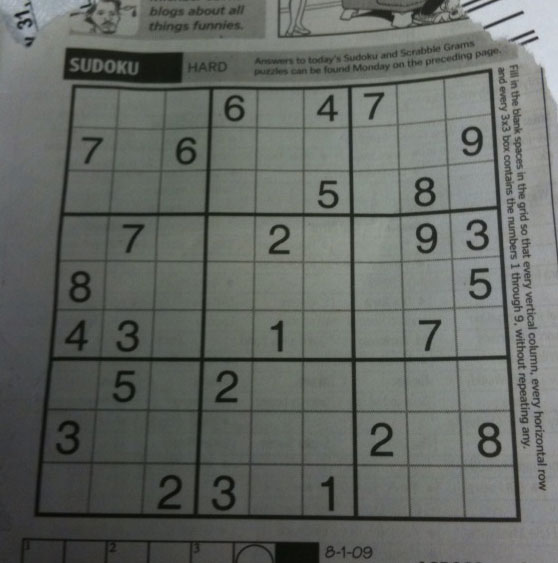
#> input picture sudoku.png, 558 x 563 px, found by its file name
$ python adaptive_thresholding_opencv.py
#> lines starting #> are read from the running program, lines starting #| are printed output that depends on the picture; after the words box and inside, x2 and y2 are one past the last pixel; in counts of white or black regions, pixels touching at a corner belong together
import numpy as np
import cv2
import matplotlib.pyplot as plt

img = cv2.imread("sudoku.png", 0)
#> img: shape (563, 558); min 7, max 218, mean 101.8

_, th1 = cv2.threshold(img, 127, 255, cv2.THRESH_BINARY)
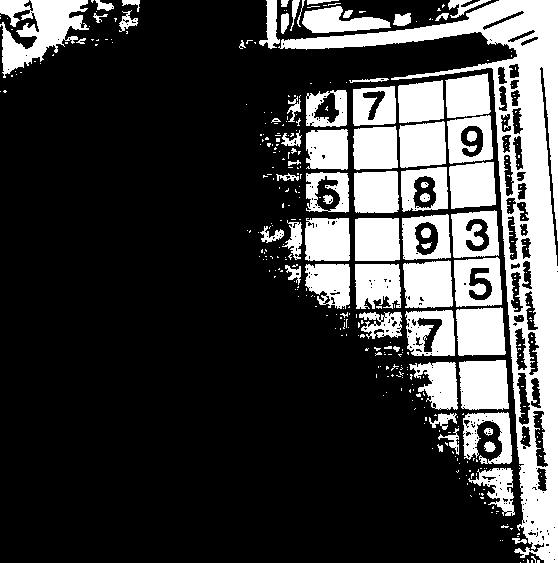
#> th1: shape (563, 558); 25.3% white; 376 white regions (307 under 20 px), largest, box (x1, y1, x2, y2) and area: (278, 0, 558, 563) 25952, (0, 0, 89, 78) 3634, (459, 360, 509, 410) 2273

th2 = cv2.adaptiveThreshold(
    img, 255, cv2.ADAPTIVE_THRESH_MEAN_C, cv2.THRESH_BINARY, 3, 2)
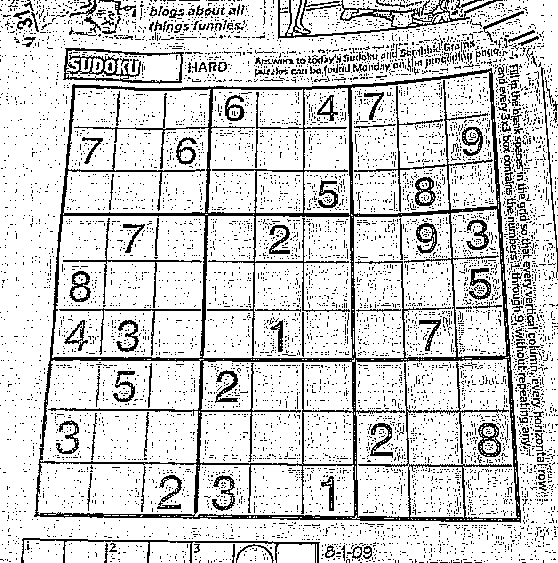
#> th2: shape (563, 558); 82.3% white; black in thin lines or dots

th3 = cv2.adaptiveThreshold(
    img, 255, cv2.ADAPTIVE_THRESH_GAUSSIAN_C, cv2.THRESH_BINARY, 11, 2)
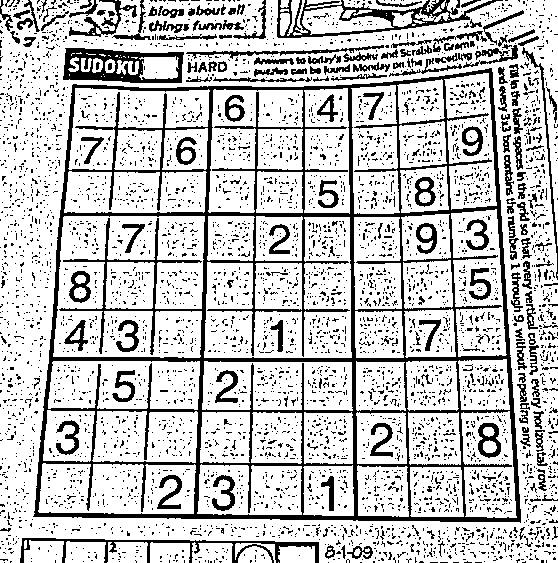
#> th3: shape (563, 558); 77.6% white; 4658 black regions (4444 under 20 px), largest, box (x1, y1, x2, y2) and area: (33, 68, 521, 523) 26610, (277, 0, 503, 38) 2178, (63, 48, 184, 83) 2143

title = ["image", "th1", "th2", "th3"]
image = [img, th1, th2, th3]

for index, (im, tit) in enumerate(zip(image, title)):
    plt.subplot(2, 2,index+ 1)
    plt.title(tit)
    plt.imshow(im,"gray")
    plt.xticks([])
    plt.yticks([])
#> this loop made 4 passes
#> tit on passes 1 to 4: 'image', 'th1', 'th2', 'th3'

plt.show()
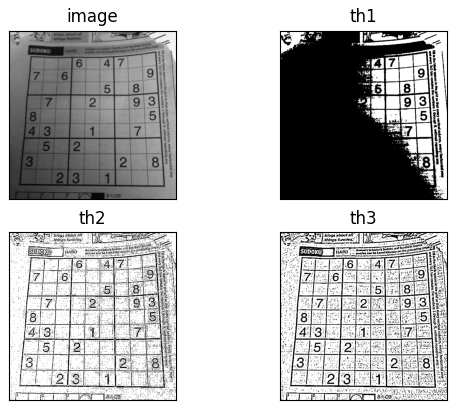
#> figure drawn by matplotlib, 4 panels
# [7 lines of commented-out code are left out]

$ run again, with Noise_salt_and_pepper.png copied over sudoku.png
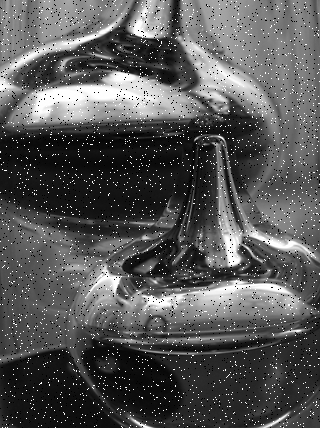
#> input picture Noise_salt_and_pepper.png, 320 x 428 px, found by its file name
#> img is the input picture: shape (428, 320); min 0, max 255, mean 86.8
#> `_, th1 = cv2.threshold(img, 127, 255, cv2.THRESH_BINARY)`:
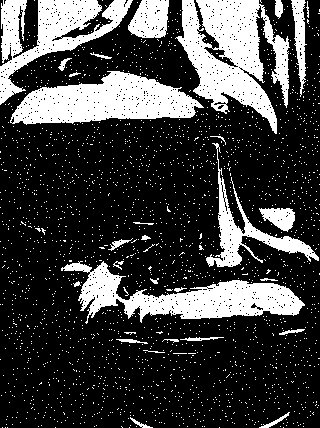
#> th1: shape (428, 320); 25% white; 2256 white regions (2227 under 20 px), largest, box (x1, y1, x2, y2) and area: (175, 0, 290, 134) 8013, (10, 71, 204, 125) 6317, (61, 261, 305, 324) 6138
#> th2: shape (428, 320); 68.9% white; black in thin lines or dots
#> th3: shape (428, 320); 46.5% white; 2198 white regions (2047 under 20 px), largest, box (x1, y1, x2, y2) and area: (0, 0, 320, 303) 24794, (37, 166, 320, 337) 8892, (0, 225, 125, 420) 5239
#> the loop `for index, (im, tit) in enumerate(zip(image, title)):` made 4 passes
#> tit on passes 1 to 4: 'image', 'th1', 'th2', 'th3'
#> `plt.show()`:
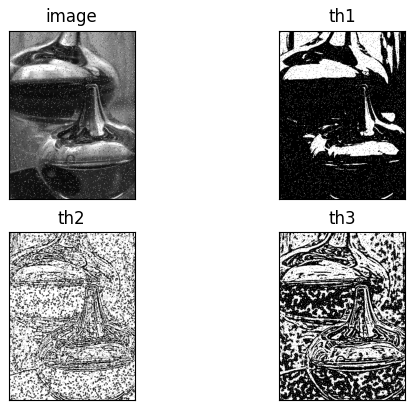
#> figure drawn by matplotlib, 4 panels

$ run again, with anh4.png copied over sudoku.png
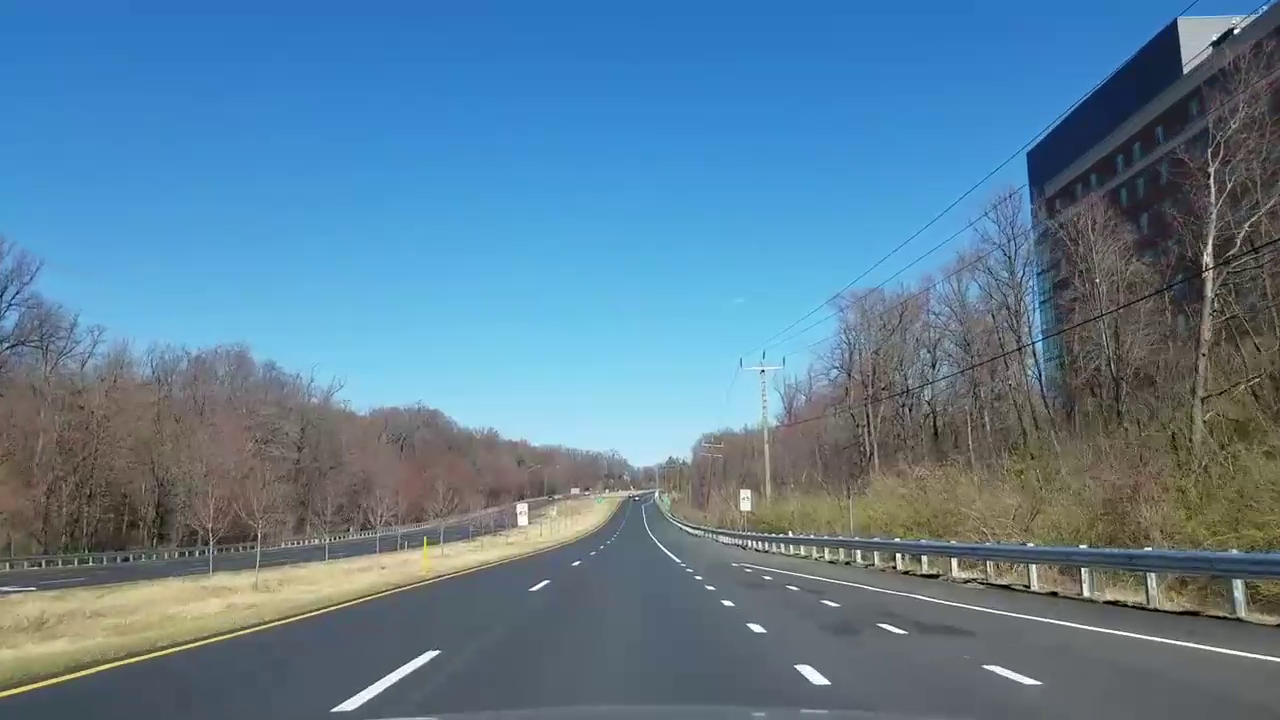
#> input picture anh4.png, 1280 x 720 px, found by its file name
#> `_, th1 = cv2.threshold(img, 127, 255, cv2.THRESH_BINARY)`:
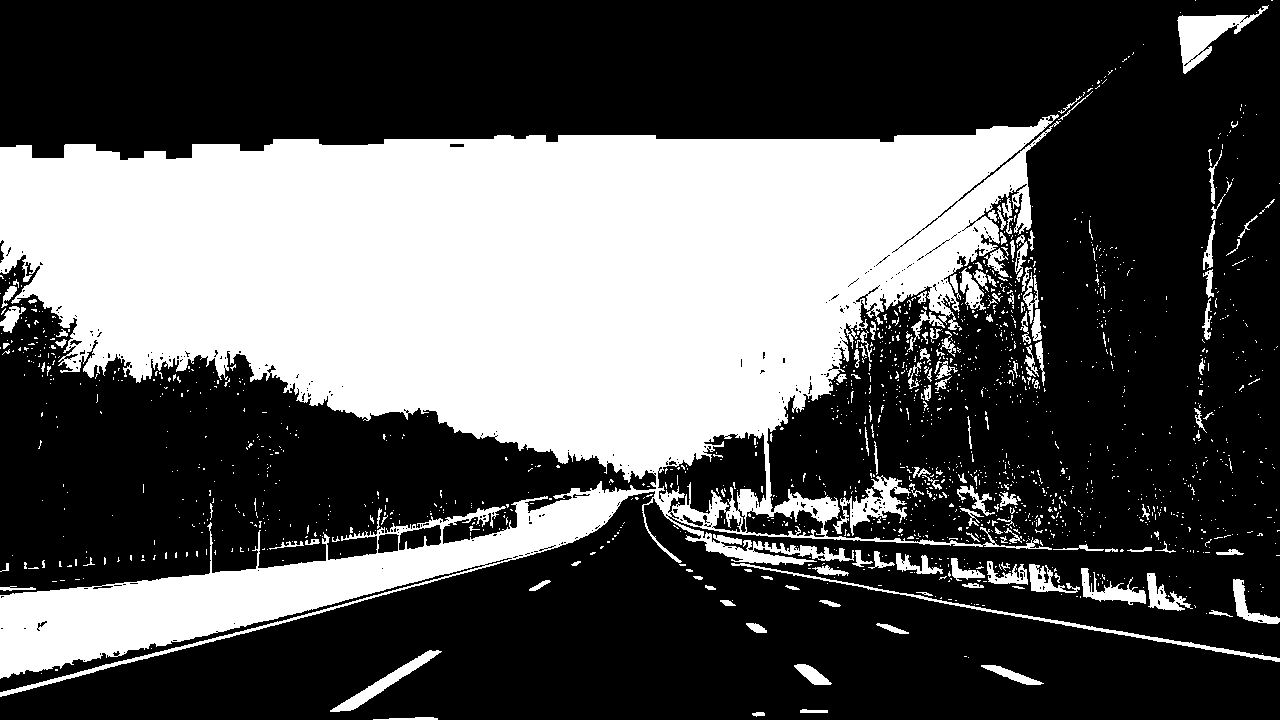
#> th1: shape (720, 1280); 34.4% white; 1598 white regions (1451 under 20 px), largest, box (x1, y1, x2, y2) and area: (0, 114, 1061, 697) 290125, (1177, 5, 1269, 74) 2169, (731, 563, 1280, 662) 1680
#> th2: shape (720, 1280); 86.6% white; black in thin lines or dots
#> `th3 = cv2.adaptiveThreshold( img, 255, cv2.ADAPTIVE_THRESH_GAUSSIAN_C,..`:
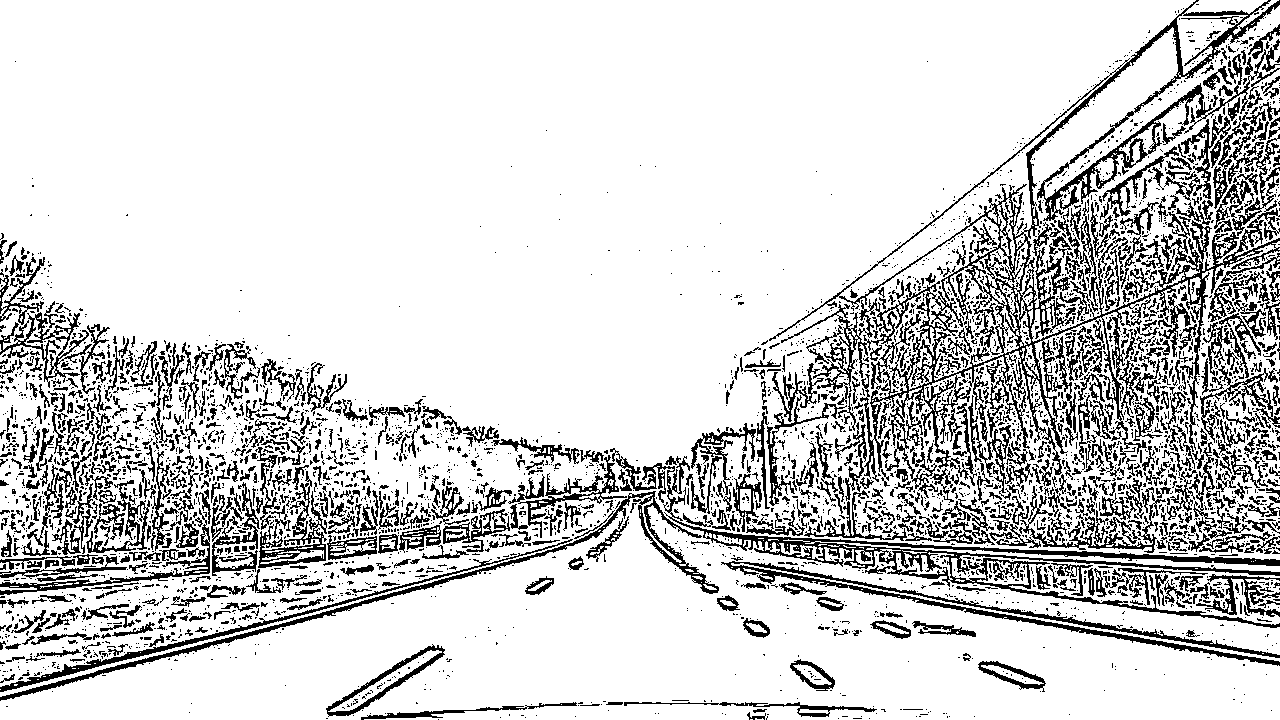
#> th3: shape (720, 1280); 82.6% white; black in thin lines or dots
#> the loop `for index, (im, tit) in enumerate(zip(image, title)):` made 4 passes
#> tit on passes 1 to 4: 'image', 'th1', 'th2', 'th3'

$ run again, with gradient.png copied over sudoku.png
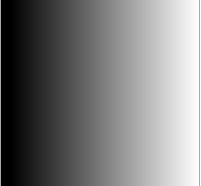
#> input picture gradient.png, 201 x 186 px, found by its file name
#> img is the input picture: shape (186, 201); min 0, max 254, mean 122.2
#> `_, th1 = cv2.threshold(img, 127, 255, cv2.THRESH_BINARY)`:
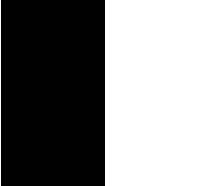
#> th1: shape (186, 201); 48.3% white; 2 white regions, box (x1, y1, x2, y2) and area: (105, 0, 201, 186) 17856, (0, 0, 1, 186) 186
#> th2: shape (186, 201); 99% white; black in thin lines or dots
#> th3: shape (186, 201); 97.5% white; 2 black regions, box (x1, y1, x2, y2) and area: (1, 0, 5, 186) 744, (199, 0, 200, 186) 186
#> the loop `for index, (im, tit) in enumerate(zip(image, title)):` made 4 passes
#> tit on passes 1 to 4: 'image', 'th1', 'th2', 'th3'
#> `plt.show()`:
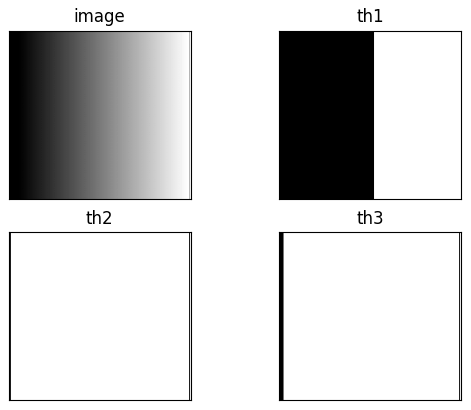
#> figure drawn by matplotlib, 4 panels
